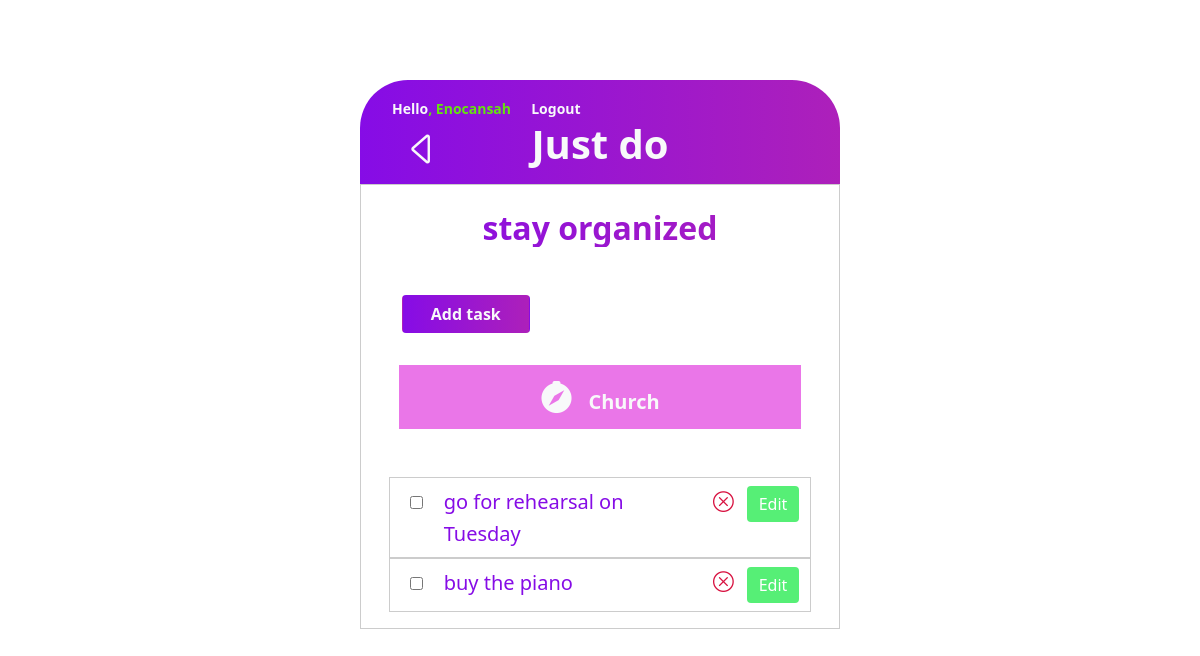
The app's page /todolist/7 (signed in) with its own data.
### todolist/models.py (models this page shows, shortened)
class TodoList(models.Model):
    name = models.CharField(max_length=255)
    icon_color = models.CharField('icon color', max_length=255, null=True, blank=True, default="#d848d6")
    user = models.ForeignKey(User, null=True, blank=True, on_delete=models.CASCADE)

### todoitems/models.py (models this page shows, shortened)
class TodoItem(models.Model):
    task = models.CharField(max_length=255)
    completed = models.BooleanField(default=False)
    todolist = models.ForeignKey(TodoList, null=True, on_delete=models.CASCADE)

### todolist/views.py (the view)
# urls.py: path('<int:pk>', DetailTodoList.as_view(), name='detail-todolist'),
class DetailTodoList(LoginRequiredMixin, DetailView):
    model = TodoList
    template_name = 'todolist/todolist_detail.html'
    context_object_name = 'todolist'

### templates/todolist/todolist_detail.html (shortened to what this page needs)
{% extends 'todolist/base.html' %}
{% block content %}
    <section class="mt-5 position-relative">
        <a href="{% url 'todolist:list-todolist' %}" class="back-btn text-light">
            <span class="bi-caret-left" style="font-size: 2.5rem"></span>
        </a>
        <section class="container d-flex justify-space-around" id="">
            <a href="{% url 'todolist:create-todoitem' todolist.id %}">
                <button class="btn text-light fw-bold ci-btn">Add task</button>
            </a>
        </section>
        <div class="text-light todolist-head" style="background-color: {{ todolist.icon_color }};">
            <span class="bi-compass-fill" style="font-size: 2rem; margin-inline-end: 1rem;"></span><span class="lead fw-bold">{{ todolist.name }}</span>
        </div>
        <section class="d-flex flex-column mt-5" id="todoitems">
            {% if not todolist.todoitem_set.all %}
                <p class="lead">No tasks yet</p>
            {% else %}
            {% for todoitem in todolist.todoitem_set.all %}
                <div class="todoitem row">
                    <div class="col-1">
                        <input type="checkbox" name="checkbox" {% if todoitem.completed %} checked {% endif %} class="p-4" style="margin-inline-end: 1rem;">
                    </div>
                    <div class="col-8">
                        <h4 class="h4 d-inline fs-5" style="color: #860ce6;">{{ todoitem.task }}</h4>
                    </div>
                    <div class="col-1">
                        <a href="{% url 'todoitems:delete-todoitem' todoitem.id %}">
                            <span class="bi-x-circle  cancel-btn" style="color: #d81240;"></span>
                        </a>
                    </div>
                    <div class="col-1">
                        <a href="{% url 'todoitems:update-todoitem' todoitem.id %}">
                            <button class="btn btn-success edit-btn">Edit</button>
                        </a>
                    </div>
                </div>
                {% endfor %}
            {% endif %}
        </section>
    </section>
{% endblock %}

### templates/todolist/base.html (shortened to what this page needs)
{%  load static %}
<!DOCTYPE html>
<html lang="en">
<head>
    <link rel="stylesheet" href="{% static 'bootstrap/css/bootstrap.min.css' %}">
    <link rel="stylesheet" href="https://cdn.jsdelivr.net/npm/bootstrap-icons@1.3.0/font/bootstrap-icons.css">
    <link rel="stylesheet" href="{% static 'stylesheet/style.css' %}">
</head>
<body>
    <div class="wrapper" id="">
        <header class="main-header">
            {% if user.is_authenticated %}
                <small class="small position-relative user"><span class="text-light">Hello</span>, {{ user.username|title }}</small>
                <a href="{% url 'accounts:logout' %}" class="text-decoration-none text-light position-relative logout">
                    <small class="small">Logout</small>
                </a>
            {% endif %}
            <h1 class="h1 text-light p-3 fw-bolder text-center m-0">Just do</h1>
        </header>
        <main class="mt-0 p-3">
            <section class="sub-heading">
                <h2 class="fw-bold text-center pt-2">stay organized</h2>
            </section>
            {% block content %}
            {% endblock %}
        </main>
    </div>
</body>
</html>

### static/stylesheet/style.css (style rules this page uses)
:root { --primary-color: #860ce6; --secondary-color: #ad20ba; --todo-item: #34aefe; }
.back-btn, .forward-btn { position: absolute; top: -11rem; left: 1.6rem; }
.cl-btn, .ci-btn { background: linear-gradient(to right, var(--primary-color), var(--secondary-color)); margin-inline-start: 0.8rem; width: 8rem; }
.ci-btn { width: 8rem; }
.edit-btn { border: none !important; background-color: #56ef76 !important; }
.login, .logout { top: 1rem; left: 3rem; }
input[type="checkbox"] { padding: 0.5rem; }
main { border: 1px solid #ccc; margin: 0; }
.main-header { background: linear-gradient(to right, var(--primary-color), var(--secondary-color)) !important; border-top-right-radius: 3rem; border-top-left-radius: 3rem; font-weight: bolder !important; }
#todoitems { padding-inline: 1.5rem; }
.todoitem { font-size: 1.3rem; border: 1px solid #ccc; padding: 0.5rem; }
.todoitem h4 { color: var(--primary-color); }
.todolist-head { background-color: #fece00; text-align: center; margin-top: 2rem; padding: 0.5rem; margin-inline: 1.4rem; }
.sub-heading h2 { background: linear-gradient(to right, var(--primary-color), var(--secondary-color)); background-clip: text; -webkit-background-clip: text; -webkit-text-fill-color: transparent; }
.signup, .user { left: 2rem; top: 1rem; }
.user { color: #66E20F; }
.wrapper { width: 40vw; margin: 5rem auto; }

### records on screen
TodoList: name "Church"
TodoItem: task "go for rehearsal on Tuesday"
TodoItem: task "buy the piano"

### other values on screen
{{ user.username|title }} "Enocansah"
